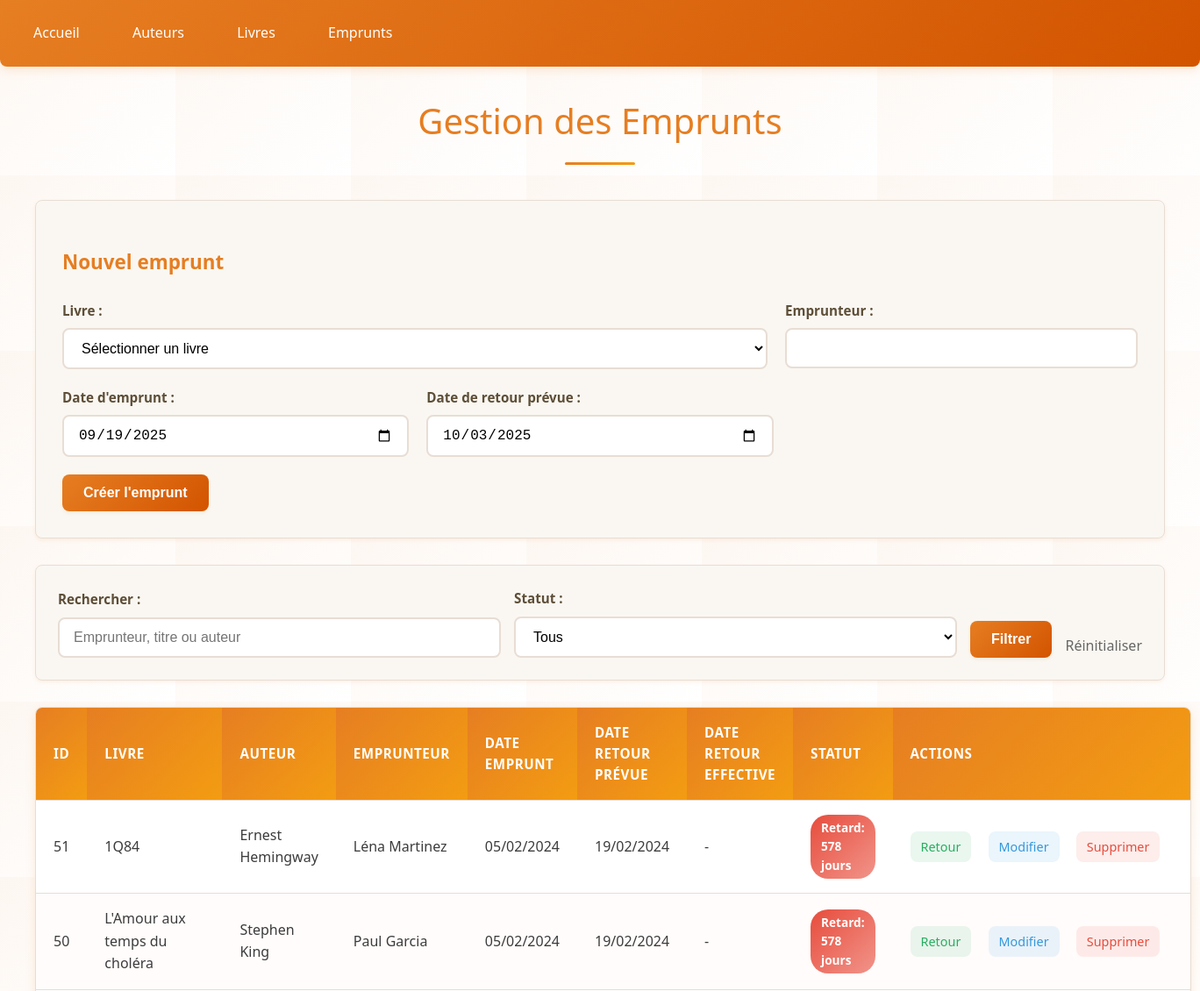
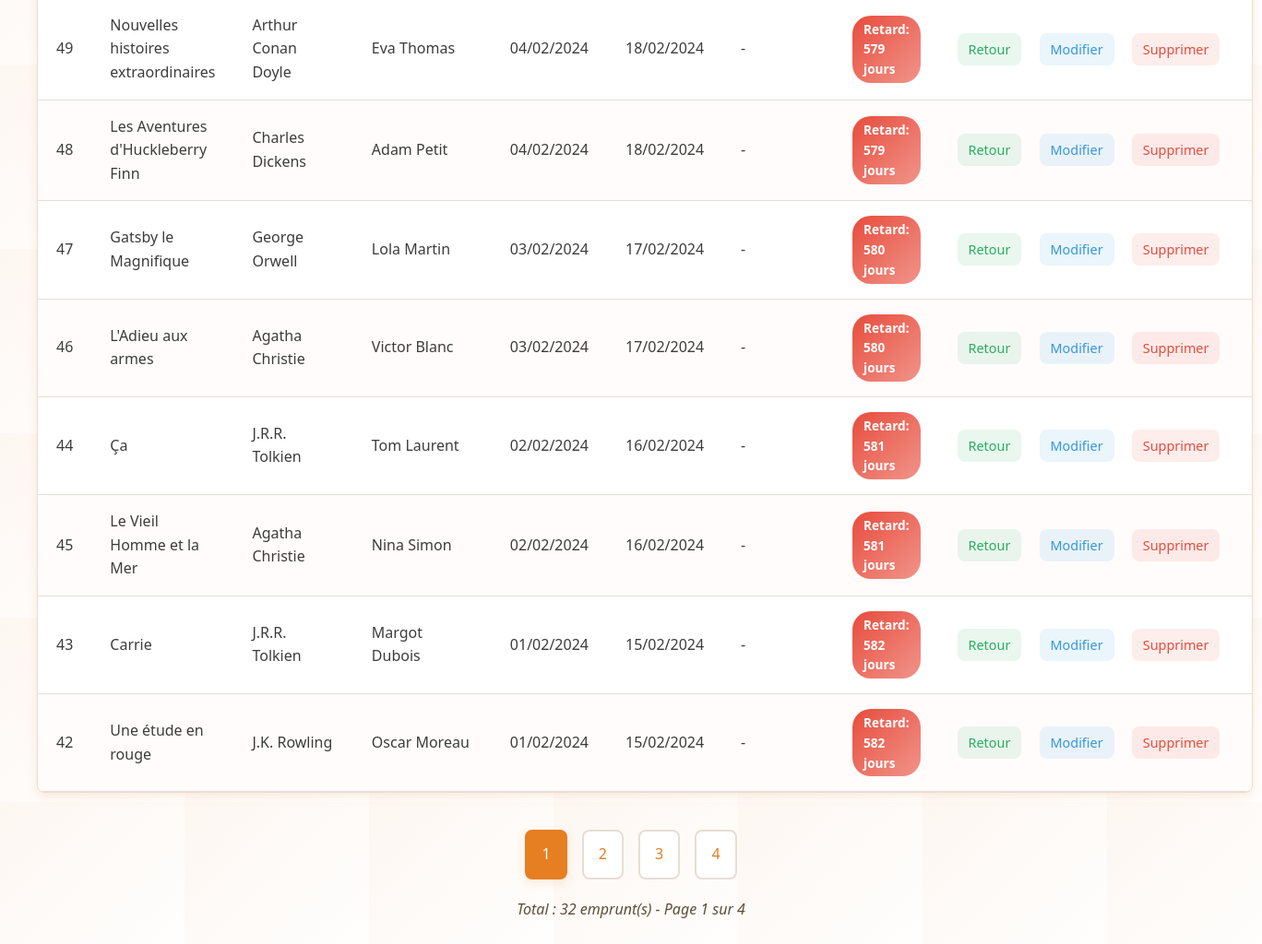
/emprunts.php, run on the app's committed database (2 pictures, top to bottom).
### tables this page shows
CREATE TABLE IF NOT EXISTS `emprunts` (
  `id_emprunt` int NOT NULL AUTO_INCREMENT,
  `id_livre` int DEFAULT NULL,
  `nom_emprunteur` varchar(100) NOT NULL,
  `date_emprunt` date NOT NULL,
  `date_retour_prevue` date NOT NULL,
  `date_retour_effective` date DEFAULT NULL,
  PRIMARY KEY (`id_emprunt`),
  KEY `id_livre` (`id_livre`)
);

CREATE TABLE IF NOT EXISTS `livres` (
  `id_livre` int NOT NULL AUTO_INCREMENT,
  `titre` varchar(200) NOT NULL,
  `id_auteur` int DEFAULT NULL,
  `categorie` varchar(50) DEFAULT NULL,
  `isbn` varchar(13) DEFAULT NULL,
  `annee_publication` int DEFAULT NULL,
  `disponible` tinyint(1) DEFAULT '1',
  PRIMARY KEY (`id_livre`),
  KEY `id_auteur` (`id_auteur`)
);

### emprunts.php (the view, shortened to what this page needs)
<?php
require_once 'config.php';
$search = $_GET['search'] ?? '';
$page = max(1, $_GET['page'] ?? 1);
$limit = 10;
$offset = ($page - 1) * $limit;
$whereConditions = [];
$params = [];
$whereClause = $whereConditions ? "WHERE " . implode(" AND ", $whereConditions) : "";
$countStmt = $pdo->prepare("
    SELECT COUNT(*)
    FROM emprunts e
    JOIN livres l ON e.id_livre = l.id_livre
    JOIN auteurs a ON l.id_auteur = a.id_auteur
    $whereClause
");
$countStmt->execute($params);
$total = $countStmt->fetchColumn();
$totalPages = ceil($total / $limit);
$stmt = $pdo->prepare("
    SELECT e.*, l.titre, CONCAT(a.prenom, ' ', a.nom) as auteur,
           CASE
               WHEN e.date_retour_effective IS NULL THEN 'En cours'
               ELSE 'Retourné'
           END as statut_emprunt,
           CASE
               WHEN e.date_retour_effective IS NULL AND e.date_retour_prevue < CURDATE()
               THEN CONCAT(DATEDIFF(CURDATE(), e.date_retour_prevue), ' jours')
               ELSE NULL
           END as retard
    FROM emprunts e
    JOIN livres l ON e.id_livre = l.id_livre
    JOIN auteurs a ON l.id_auteur = a.id_auteur
    $whereClause
    ORDER BY e.date_emprunt DESC
    LIMIT $limit OFFSET $offset
");
$stmt->execute($params);
$emprunts = $stmt->fetchAll();
$editEmprunt = null;
?>
<!DOCTYPE html>
<html lang="fr">
<head>
    <link rel="stylesheet" href="style.css">
</head>
<body class="emprunts">
    <div class="nav">
        <a href="index.php">Accueil</a>
        <a href="auteurs.php">Auteurs</a>
        <a href="livres.php">Livres</a>
        <a href="emprunts.php">Emprunts</a>
    </div>
    <div class="container">
        <h1>Gestion des Emprunts</h1>
        <div class="form-container">
            <h3><?= $editEmprunt ? 'Modifier' : 'Nouvel' ?> emprunt</h3>
            <form method="POST">
                <div class="grid-2">
                    <div class="form-group">
                        <label>Livre :</label>
                        <select name="id_livre" required>
                            <option value="">Sélectionner un livre</option>
                        </select>
                    </div>
                    <div class="form-group">
                        <label>Emprunteur :</label>
                        <input type="text" name="nom_emprunteur" value="<?= $editEmprunt['nom_emprunteur'] ?? '' ?>" required>
                    </div>
                </div>
                <div class="grid-3">
                    <div class="form-group">
                        <label>Date d'emprunt :</label>
                        <input type="date" name="date_emprunt" value="<?= $editEmprunt['date_emprunt'] ?? date('Y-m-d') ?>" required>
                    </div>
                    <div class="form-group">
                        <label>Date de retour prévue :</label>
                        <input type="date" name="date_retour_prevue" value="<?= $editEmprunt['date_retour_prevue'] ?? date('Y-m-d', strtotime('+2 weeks')) ?>" required>
                    </div>
                </div>
                <button type="submit"><?= $editEmprunt ? 'Modifier' : 'Créer' ?> l'emprunt</button>
            </form>
        </div>
        <div class="search">
            <form method="GET">
                <div class="grid-form">
                    <div>
                        <label>Rechercher :</label>
                        <input type="text" name="search" value="<?= htmlspecialchars($search) ?>" placeholder="Emprunteur, titre ou auteur">
                    </div>
                    <div>
                        <label>Statut :</label>
                        <select name="statut">
                            <option value="">Tous</option>
                        </select>
                    </div>
                    <button type="submit">Filtrer</button>
                    <a href="emprunts.php" style="text-decoration: none; color: #666;">Réinitialiser</a>
                </div>
            </form>
        </div>
        <table>
            <thead>
                <tr>
                    <th>ID</th>
                    <th>Livre</th>
                    <th>Auteur</th>
                    <th>Emprunteur</th>
                    <th>Date emprunt</th>
                    <th>Date retour prévue</th>
                    <th>Date retour effective</th>
                    <th>Statut</th>
                    <th>Actions</th>
                </tr>
            </thead>
            <tbody>
                <?php foreach ($emprunts as $emprunt): ?>
                <tr>
                    <td><?= $emprunt['id_emprunt'] ?></td>
                    <td><?= htmlspecialchars($emprunt['titre']) ?></td>
                    <td><?= htmlspecialchars($emprunt['auteur']) ?></td>
                    <td><?= htmlspecialchars($emprunt['nom_emprunteur']) ?></td>
                    <td><?= date('d/m/Y', strtotime($emprunt['date_emprunt'])) ?></td>
                    <td><?= date('d/m/Y', strtotime($emprunt['date_retour_prevue'])) ?></td>
                    <td>
                        <?= $emprunt['date_retour_effective'] ? date('d/m/Y', strtotime($emprunt['date_retour_effective'])) : '-' ?>
                    </td>
                    <td>
                        <?php if ($emprunt['retard']): ?>
                            <span class="status-retard">Retard: <?= $emprunt['retard'] ?></span>
                        <?php elseif ($emprunt['statut_emprunt'] == 'En cours'): ?>
                            <span class="status-en-cours"><?= $emprunt['statut_emprunt'] ?></span>
                        <?php else: ?>
                            <span class="status-retourne"><?= $emprunt['statut_emprunt'] ?></span>
                        <?php endif; ?>
                    </td>
                    <td class="actions">
                        <?php if (!$emprunt['date_retour_effective']): ?>
                            <a href="?retour=<?= $emprunt['id_emprunt'] ?>" class="btn-retour" onclick="return confirm('Marquer comme retourné ?')">Retour</a>
                        <?php endif; ?>
                        <a href="?edit=<?= $emprunt['id_emprunt'] ?>" class="btn-edit">Modifier</a>
                        <a href="?delete=<?= $emprunt['id_emprunt'] ?>" class="btn-delete" onclick="return confirm('Êtes-vous sûr ?')">Supprimer</a>
                    </td>
                </tr>
                <?php endforeach; ?>
            </tbody>
        </table>
        <?php if ($totalPages > 1): ?>
        <div class="pagination">
            <?php
            $queryParams = [];
            $queryString = $queryParams ? '&' . implode('&', $queryParams) : '';
            ?>
            <?php for ($i = 1; $i <= $totalPages; $i++): ?>
                <a href="?page=<?= $i ?><?= $queryString ?>" class="<?= $i == $page ? 'current' : '' ?>"><?= $i ?></a>
            <?php endfor; ?>
        </div>
        <?php endif; ?>
        <p>Total : <?= $total ?> emprunt(s) - Page <?= $page ?> sur <?= $totalPages ?></p>
    </div>
</body>
</html>

### data on the page
emprunts: id_emprunt "51", id_livre.titre "1Q84", auteur "Ernest Hemingway", nom_emprunteur "Léna Martinez", date_emprunt "05/02/2024", date_retour_prevue "19/02/2024", retard "578 jours"
emprunts: id_emprunt "50", id_livre.titre "L'Amour aux temps du choléra", auteur "Stephen King", nom_emprunteur "Paul Garcia", date_emprunt "05/02/2024", date_retour_prevue "19/02/2024", retard "578 jours"
emprunts: id_emprunt "49", id_livre.titre "Nouvelles histoires extraordinaires", auteur "Arthur Conan Doyle", nom_emprunteur "Eva Thomas", date_emprunt "04/02/2024", date_retour_prevue "18/02/2024", retard "579 jours"
emprunts: id_emprunt "48", id_livre.titre "Les Aventures d'Huckleberry Finn", auteur "Charles Dickens", nom_emprunteur "Adam Petit", date_emprunt "04/02/2024", date_retour_prevue "18/02/2024", retard "579 jours"
emprunts: id_emprunt "47", id_livre.titre "Gatsby le Magnifique", auteur "George Orwell", nom_emprunteur "Lola Martin", date_emprunt "03/02/2024", date_retour_prevue "17/02/2024", retard "580 jours"
emprunts: id_emprunt "46", id_livre.titre "L'Adieu aux armes", auteur "Agatha Christie", nom_emprunteur "Victor Blanc", date_emprunt "03/02/2024", date_retour_prevue "17/02/2024", retard "580 jours"
emprunts: id_emprunt "44", id_livre.titre "Ça", auteur "J.R.R. Tolkien", nom_emprunteur "Tom Laurent", date_emprunt "02/02/2024", date_retour_prevue "16/02/2024", retard "581 jours"
emprunts: id_emprunt "45", id_livre.titre "Le Vieil Homme et la Mer", auteur "Agatha Christie", nom_emprunteur "Nina Simon", date_emprunt "02/02/2024", date_retour_prevue "16/02/2024", retard "581 jours"
emprunts: id_emprunt "43", id_livre.titre "Carrie", auteur "J.R.R. Tolkien", nom_emprunteur "Margot Dubois", date_emprunt "01/02/2024", date_retour_prevue "15/02/2024", retard "582 jours"
emprunts: id_emprunt "42", id_livre.titre "Une étude en rouge", auteur "J.K. Rowling", nom_emprunteur "Oscar Moreau", date_emprunt "01/02/2024", date_retour_prevue "15/02/2024", retard "582 jours"

### other printed values
$total "32"
$page "1"
$totalPages "4"
